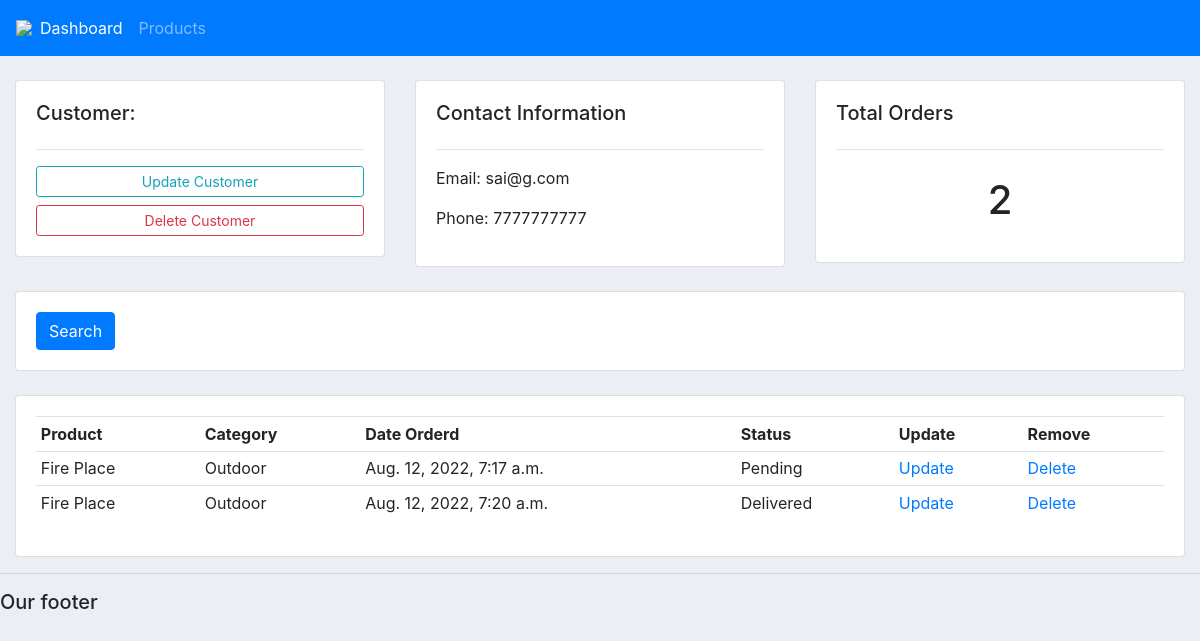
Before: /customers/3 with the older database file.
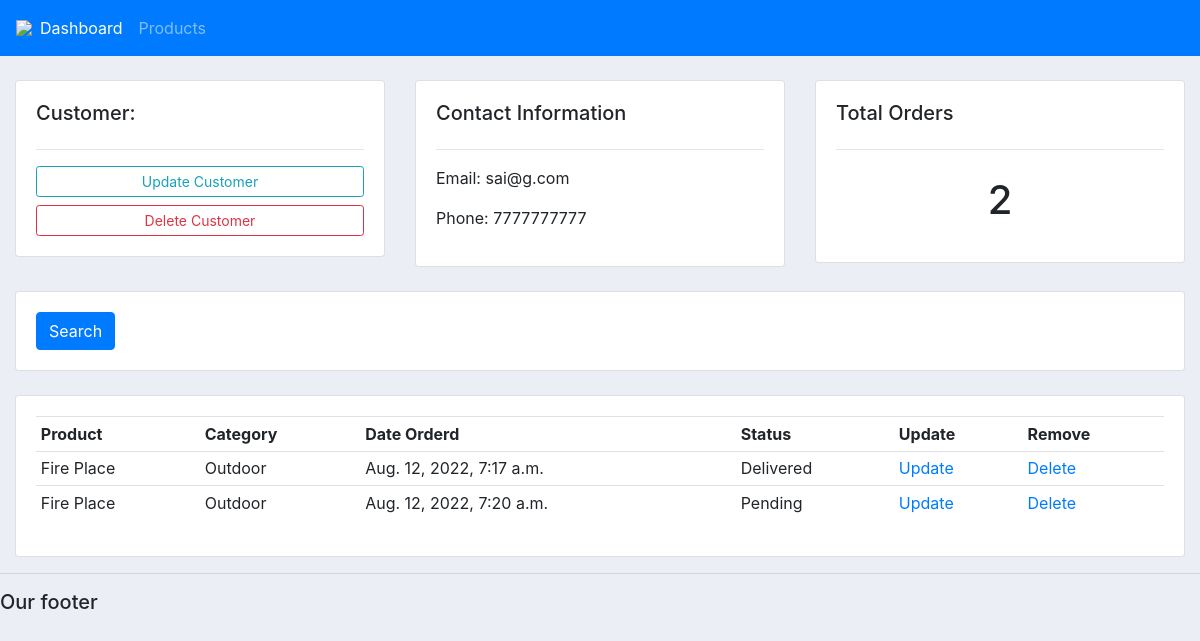
After: the same page with the newer database file.
### accounts/models.py (models this page shows, shortened)
class order(models.Model):
    STATUS=(('Pending', 'Pending'),('Delivered', 'Delivered'),('Out For Delivery','Out For Delivery'))
    Customer=models.ForeignKey(Customer, null=True, on_delete=models.SET_NULL)
    Product=models.ForeignKey(product, null=True, on_delete=models.SET_NULL)
    date_created=models.DateTimeField(auto_now_add=True,  null=True)
    status=models.CharField(max_length=250, null=True, choices=STATUS)

class product(models.Model):
    CATEGORY=(('Indoor', 'Indoor'), ('Outdoor','OutDoor'))
    name=models.CharField(max_length=250, null=True)
    price=models.FloatField(null=True)
    category=models.CharField(max_length=250, null=True, choices=CATEGORY)
    description=models.CharField(max_length=250, null=True, blank=True)
    date_created=models.DateTimeField(auto_now_add=True, null=True)
    Tag=models.ManyToManyField(tag)
    def __str__(self) -> str:
        return self.name

### accounts/views.py (the view)
# urls.py: path('customers/<str:pk_test>', views.customer, name='customer'),
def customer(request, pk_test):
    customer=Customer.objects.get(id=pk_test)
    orders=customer.order_set.all()
    order_count=orders.count()
    context={'customer':customer, 'orders':orders, 'order_count':order_count}
    return render(request, 'accounts/customer.html', context)

### accounts/templates/accounts/customer.html (shortened to what this page needs)
{%  extends 'accounts/main.html' %}
{% block content %}
	<br>
<div class="row">
	<div class="col-md">
		<div class="card card-body">
			<h5>Customer:</h5>
			<hr>
			<a class="btn btn-outline-info  btn-sm btn-block" href="">Update Customer</a>
			<a class="btn btn-outline-danger  btn-sm btn-block" href="">Delete Customer</a>
		</div>
	</div>
	<div class="col-md">
		<div class="card card-body">
			<h5>Contact Information</h5>
			<hr>
			<p>Email:  {{ customer.email }} </p>
			<p>Phone: {{customer.phone }} </p>
		</div>
	</div>
	<div class="col-md">
		<div class="card card-body">
			<h5>Total Orders</h5>
			<hr>
			<h1 style="text-align: center;padding: 10px">{{order_count}}</h1>
		</div>
	</div>
</div>
<br>
<div class="row">
	<div class="col">
		<div class="card card-body">
			<form method="get">
		    <button class="btn btn-primary" type="submit">Search</button>
		  </form>
		</div>
	</div>
</div>
<br>
<div class="row">
	<div class="col-md">
		<div class="card card-body">
			<table class="table table-sm">
				<tr>
					<th>Product</th>
					<th>Category</th>
					<th>Date Orderd</th>
					<th>Status</th>
					<th>Update</th>
					<th>Remove</th>
				</tr>
				{% for i in orders %}
				<tr>
					<td>{{ i.Product }}</td>
					<td>{{ i.Product.category }}</td>
					<td>{{ i.date_created }}</td>
					<td>{{ i.status }}</td>
					<td><a href='{% url 'updateorder' i.id  %}'>Update</a></td>
					<td><a href='{% url 'delete' i.id %}'>Delete</a></td>
					</tr>
					{% endfor %}
			</table>
		</div>
	</div>
</div>
{% endblock %}

Changed rows visible on the page:
changed order: status "Pending" → "Delivered"
changed order: status "Delivered" → "Pending"
